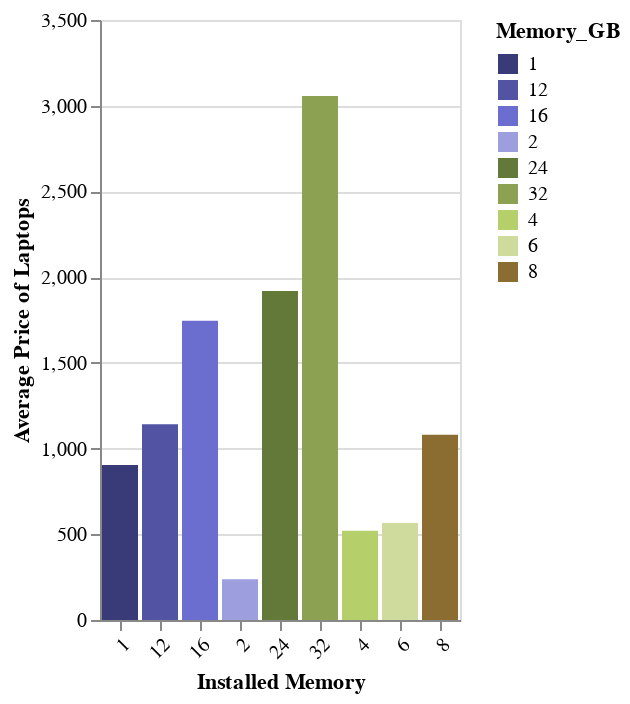

Write notebook code for a chart like this one.
### Code cell
laptop_ram_avg_price = (
    laptop_train.groupby(["Memory_GB"])
        .mean(["Price_CAD"])
        .reset_index()
        .rename(columns = {"Price_CAD" : "Average Price"})
)

laptop_ram_plot = alt.Chart(laptop_ram_avg_price).mark_bar().encode(
    x=alt.X("Memory_GB")
        .title("Installed Memory"),
    y=alt.Y("Average Price")
        .title("Average Price of Laptops"),
    color=alt.Color("Memory_GB")
            .scale(scheme="category20b")
).configure_axisX(labelAngle=-45)
laptop_ram_plot

### Figure 1 — Vega-Lite specification as saved in the notebook (floating-point values rounded to 4 significant figures)
{"config": {"view": {"continuousWidth": 300, "continuousHeight": 300}, "axisX": {"labelAngle": -45}}, "data": {"name": "data-c690141c0d8b66ccdd551764521ed529"}, "mark": {"type": "bar"}, "encoding": {"color": {"field": "Memory_GB", "scale": {"scheme": "category20b"}, "type": "nominal"}, "x": {"field": "Memory_GB", "title": "Installed Memory", "type": "nominal"}, "y": {"field": "Average Price", "title": "Average Price of Laptops", "type": "quantitative"}}, "$schema": "https://vega.github.io/schema/vega-lite/v5.15.1.json", "datasets": {"data-c690141c0d8b66ccdd551764521ed529": [{"Memory_GB": "1", "Average Price": 904.9}, {"Memory_GB": "12", "Average Price": 1142.0}, {"Memory_GB": "16", "Average Price": 1745.0}, {"Memory_GB": "2", "Average Price": 237.2}, {"Memory_GB": "24", "Average Price": 1919.0}, {"Memory_GB": "32", "Average Price": 3057.0}, {"Memory_GB": "4", "Average Price": 521.1}, {"Memory_GB": "6", "Average Price": 566.4}, {"Memory_GB": "8", "Average Price": 1081.0}]}}
